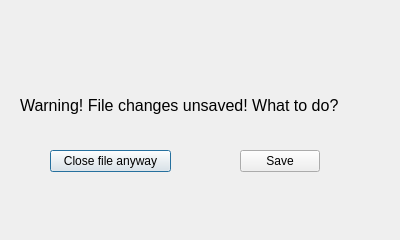
<?xml version="1.0" encoding="UTF-8"?>
<ui version="4.0">
 <class>CloseWarningDialog</class>
 <widget class="QDialog" name="CloseWarningDialog">
  <property name="geometry">
   <rect>
    <x>0</x>
    <y>0</y>
    <width>400</width>
    <height>240</height>
   </rect>
  </property>
  <property name="windowTitle">
   <string>Dialog</string>
  </property>
  <widget class="QLabel" name="label">
   <property name="geometry">
    <rect>
     <x>20</x>
     <y>60</y>
     <width>371</width>
     <height>91</height>
    </rect>
   </property>
   <property name="font">
    <font>
     <pointsize>12</pointsize>
    </font>
   </property>
   <property name="text">
    <string>Warning! File changes unsaved! What to do?</string>
   </property>
  </widget>
  <widget class="QPushButton" name="pushButton">
   <property name="geometry">
    <rect>
     <x>50</x>
     <y>150</y>
     <width>121</width>
     <height>22</height>
    </rect>
   </property>
   <property name="text">
    <string>Close file anyway</string>
   </property>
  </widget>
  <widget class="QPushButton" name="pushButton_2">
   <property name="geometry">
    <rect>
     <x>240</x>
     <y>150</y>
     <width>80</width>
     <height>22</height>
    </rect>
   </property>
   <property name="text">
    <string>Save</string>
   </property>
  </widget>
 </widget>
 <resources/>
 <connections>
  <connection>
   <sender>pushButton</sender>
   <signal>clicked()</signal>
   <receiver>CloseWarningDialog</receiver>
   <slot>slotCloseAnyway()</slot>
   <hints>
    <hint type="sourcelabel">
     <x>110</x>
     <y>160</y>
    </hint>
    <hint type="destinationlabel">
     <x>199</x>
     <y>119</y>
    </hint>
   </hints>
  </connection>
  <connection>
   <sender>pushButton_2</sender>
   <signal>clicked()</signal>
   <receiver>CloseWarningDialog</receiver>
   <slot>slotSave()</slot>
   <hints>
    <hint type="sourcelabel">
     <x>279</x>
     <y>160</y>
    </hint>
    <hint type="destinationlabel">
     <x>199</x>
     <y>119</y>
    </hint>
   </hints>
  </connection>
 </connections>
 <slots>
  <slot>slotCloseAnyway()</slot>
  <slot>slotSave()</slot>
 </slots>
</ui>
